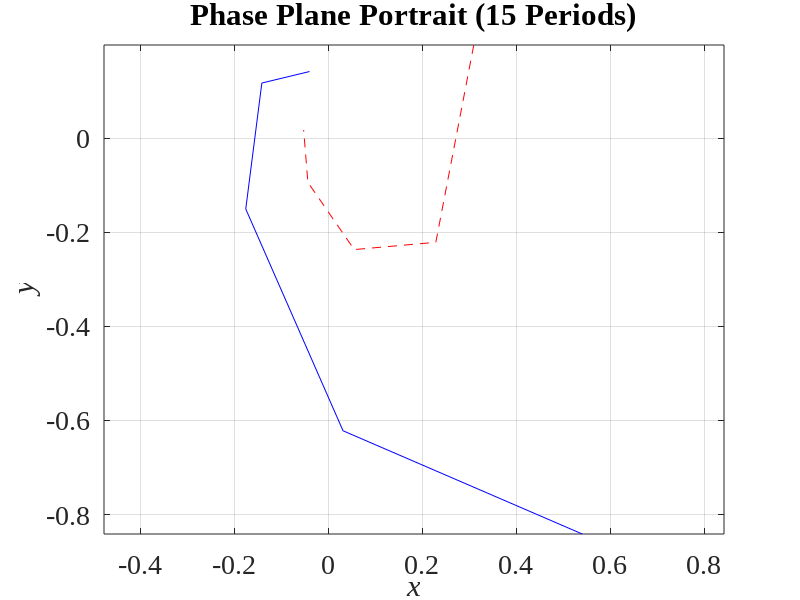
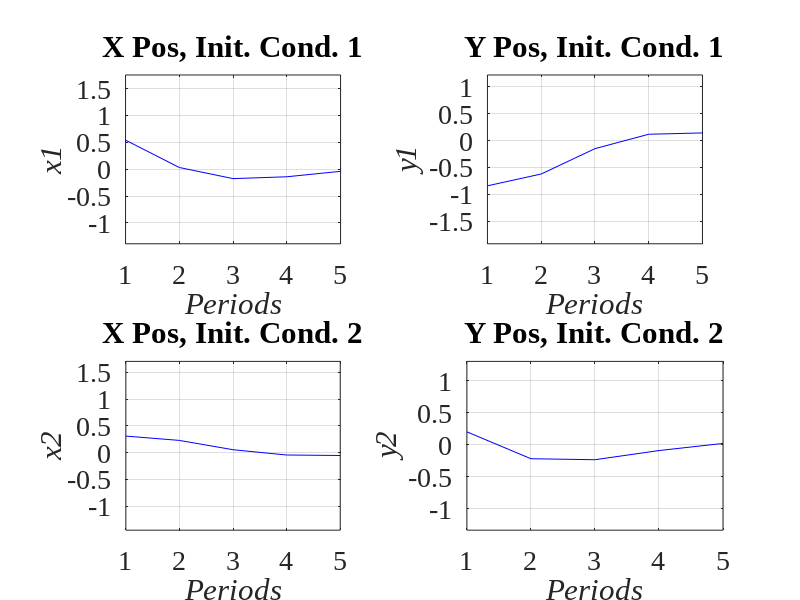

The MATLAB source for these figures, in order: (Note: this script raises an error after producing the figures.)

% Linear Systems
% HW 6

% Question 1

% syms t
% simplify(expm([0,t;-t,0]))

alpha = 1;
T =1 ;
X0 = eye(2,2);
XT = [cos(T),sin(T)*exp(-alpha);-sin(T),cos(T)*exp(-alpha)];
Eigs = eig(XT);
abs(Eigs);

% iter = 15;
iter = 5;
Pos1 = zeros(2,iter);
Pos2 = zeros(2,iter);
for i = 1:iter

Pos1i = XT^i*X0(:,1);
Pos1(:,i) = Pos1i;

Pos2i = XT^i*X0(:,2);
Pos2(:,i) = Pos2i;

end

figure;
plot(Pos1(1,:),Pos1(2,:),'b');
hold on;
plot(Pos2(1,:),Pos2(2,:),'r--');

axis equal;
grid on;
xlabel('x','FontSize',20,'FontAngle', 'italic');
ylabel('y','FontSize',20,'FontAngle', 'italic');
title('Phase Plane Portrait (15 Periods)');
set(gca, 'FontSize',20,'FontName', 'Times New Roman');

figure;
subplot(2,2,1);
plot(1:iter,Pos1(1,:),'b');
axis equal;
grid on;
xlabel('Periods','FontSize',20,'FontAngle', 'italic');
ylabel('x1','FontSize',20,'FontAngle', 'italic');
title('X Pos, Init. Cond. 1');
set(gca, 'FontSize',20,'FontName', 'Times New Roman');

subplot(2,2,2);
plot(1:iter,Pos1(2,:),'b');
axis equal;
grid on;
xlabel('Periods','FontSize',20,'FontAngle', 'italic');
ylabel('y1','FontSize',20,'FontAngle', 'italic');
title('Y Pos, Init. Cond. 1');
set(gca, 'FontSize',20,'FontName', 'Times New Roman');

subplot(2,2,3);
plot(1:iter,Pos2(1,:),'b');
axis equal;
grid on;
xlabel('Periods','FontSize',20,'FontAngle', 'italic');
ylabel('x2','FontSize',20,'FontAngle', 'italic');
title('X Pos, Init. Cond. 2');
set(gca, 'FontSize',20,'FontName', 'Times New Roman');

subplot(2,2,4);
plot(1:iter,Pos2(2,:),'b');
axis equal;
grid on;
xlabel('Periods','FontSize',20,'FontAngle', 'italic');
ylabel('y2','FontSize',20,'FontAngle', 'italic');
title('Y Pos, Init. Cond. 2');
set(gca, 'FontSize',20,'FontName', 'Times New Roman');

% ------------------------------------

% Question 2
% (a)

syms P11 P12 P21 P22 a b alpha x1

A = [0,1;-1,-0.5];

Q1 = [1,0;0,1];
Q2 = [2,1;1,1];
Q3 = [1,1;1,10];

X = [Q1,Q2,Q3];

P = [P11,P12;P21,P22];

LHS = P*A + transpose(A)*P;

for i = 1:3

Q = X(:,2*i-1:2*i);

eqn1 = LHS(1,1) == -Q(1,1);
eqn2 = LHS(1,2) == -Q(1,2);
eqn3 = LHS(2,1) == -Q(2,1);
eqn4 = LHS(2,2) == -Q(2,2);

Soln = solve([eqn1,eqn2,eqn3,eqn4],[P11 P12 P21 P22]);

P11_s = Soln.P11;
P12_s = Soln.P12;
P21_s = Soln.P21;
P22_s = Soln.P22;

P_s = [P11_s,P12_s;P21_s,P22_s];

end

P1 = [9/4, 1/2;...
      1/2,   2];

P2 = [5/2, 1;...
      1,   3];
 
P3 = [41/4, 1/2;...
      1/2,   11];
  
Pee = [P1,P2,P3];

% ------------------
% (b)

Eqn1 = (P12+P21)^2*x1^2 - 4*P22*(P11*x1^2-10) == 0;
solve(Eqn1);

Bounds = [(2*10^(1/2)*(-P22*(P12^2 + 2*P12*P21 + P21^2 - 4*P11*P22))^(1/2))/(P12^2 + 2*P12*P21 + P21^2 - 4*P11*P22);...
         -(2*10^(1/2)*(-P22*(P12^2 + 2*P12*P21 + P21^2 - 4*P11*P22))^(1/2))/(P12^2 + 2*P12*P21 + P21^2 - 4*P11*P22)];


for i = 1:3
    
P = Pee(:,2*i-1:2*i);

P11_subs = P(1,1);
P12_subs = P(1,2);
P21_subs = P(2,1);
P22_subs = P(2,2);

subs(Bounds,[P11,P12,P21,P22],[P11_subs,P12_subs,P21_subs,P22_subs]);

end

Bound1 = [-(2*10^(1/2)*34^(1/2))/17,(2*10^(1/2)*34^(1/2))/17];
Bound2 = [-(10^(1/2)*78^(1/2))/13,(10^(1/2)*78^(1/2))/13];
Bound3 = [-(10^(1/2)*4950^(1/2))/225,(10^(1/2)*4950^(1/2))/225];

Bound_Vec = [Bound1;Bound2;Bound3];

names = ['P1','P2','P3'];
for i = 1:3
    
P = Pee(:,2*i-1:2*i);

P11_subs = P(1,1);
P12_subs = P(1,2);
P21_subs = P(2,1);
P22_subs = P(2,2);

Boundi = Bound_Vec(i,:);
Boundi(1) = Boundi(1);
Boundi(2) = Boundi(2);

x1 = linspace(Boundi(1),Boundi(2),200);
x2_1 = subs((1/(2*P22))*(-(P12+P21)*x1 + sqrt((P12+P21)^2*x1.^2 - 4*P22*(P11*x1.^2-10))),[P11,P12,P21,P22],[P11_subs,P12_subs,P21_subs,P22_subs]);
x2_2 = subs((1/(2*P22))*(-(P12+P21)*x1 - sqrt((P12+P21)^2*x1.^2 - 4*P22*(P11*x1.^2-10))),[P11,P12,P21,P22],[P11_subs,P12_subs,P21_subs,P22_subs]);

figure;
plot(x1,x2_1,'r')
hold on;
plot(x1,x2_2,'r')

  for j = 1:5
  
  pos1 = [x1(40*j-20);x2_1(40*j-20)];
  pos2 = [x1(40*j-20);x2_2(40*j-20)];
  scale = 1/4;
  V1 = scale*A*pos1;
  V2 = scale*A*pos2;
  
  scatter(pos1(1),pos1(2),25,'b','filled');
  scatter(pos2(1),pos2(2),25,'b','filled');
  quiver(pos1(1),pos1(2),V1(1),V1(2),'b');
  quiver(pos2(1),pos2(2),V2(1),V2(2),'b');
  
  end

axis equal;
grid on;
xlabel('x1','FontSize',20,'FontAngle', 'italic');
ylabel('x2','FontSize',20,'FontAngle', 'italic');
title(names(2*i-1:2*i));
set(gca, 'FontSize',20,'FontName', 'Times New Roman');

end

